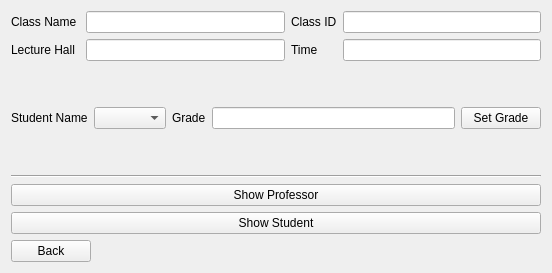
      <widget class="QWidget" name="page_7_class_profile">
       <layout class="QVBoxLayout" name="verticalLayout_44">
        <item>
         <layout class="QHBoxLayout" name="horizontalLayout_5">
          <item>
           <layout class="QVBoxLayout" name="verticalLayout_36">
            <item>
             <widget class="QLabel" name="label_cpname">
              <property name="text">
               <string>Class Name </string>
              </property>
             </widget>
            </item>
            <item>
             <widget class="QLabel" name="label_cplecturehall">
              <property name="text">
               <string>Lecture Hall</string>
              </property>
             </widget>
            </item>
           </layout>
          </item>
          <item>
           <layout class="QVBoxLayout" name="verticalLayout_38">
            <item>
             <widget class="QLineEdit" name="lineEdit_cp_name"/>
            </item>
            <item>
             <widget class="QLineEdit" name="lineEdit_cp_lecturehall"/>
            </item>
           </layout>
          </item>
          <item>
           <layout class="QVBoxLayout" name="verticalLayout_35">
            <item>
             <widget class="QLabel" name="label_cpid">
              <property name="text">
               <string>Class ID</string>
              </property>
             </widget>
            </item>
            <item>
             <widget class="QLabel" name="label_cptime">
              <property name="text">
               <string>Time</string>
              </property>
             </widget>
            </item>
           </layout>
          </item>
          <item>
           <layout class="QVBoxLayout" name="verticalLayout_37">
            <item>
             <widget class="QLineEdit" name="lineEdit_cp_id"/>
            </item>
            <item>
             <widget class="QLineEdit" name="lineEdit_cp_time"/>
            </item>
           </layout>
          </item>
         </layout>
        </item>
        <item>
         <spacer name="verticalSpacer_19">
          <property name="orientation">
           <enum>Qt::Vertical</enum>
          </property>
          <property name="sizeType">
           <enum>QSizePolicy::Fixed</enum>
          </property>
          <property name="sizeHint" stdset="0">
           <size>
            <width>20</width>
            <height>40</height>
           </size>
          </property>
         </spacer>
        </item>
        <item>
         <layout class="QHBoxLayout" name="horizontalLayout_33">
          <item>
           <layout class="QHBoxLayout" name="horizontalLayout_32">
            <item>
             <widget class="QLabel" name="label_cplecturehall_2">
              <property name="text">
               <string>Student Name</string>
              </property>
             </widget>
            </item>
           </layout>
          </item>
          <item>
           <widget class="QComboBox" name="comboBox_9"/>
          </item>
          <item>
           <layout class="QHBoxLayout" name="horizontalLayout_31">
            <item>
             <widget class="QLabel" name="label_cptime_2">
              <property name="text">
               <string>Grade</string>
              </property>
             </widget>
            </item>
            <item>
             <widget class="QLineEdit" name="lineEdit_cp_grade"/>
            </item>
           </layout>
          </item>
          <item>
           <widget class="QPushButton" name="pushButton_23">
            <property name="text">
             <string>Set Grade</string>
            </property>
           </widget>
          </item>
         </layout>
        </item>
        <item>
         <spacer name="verticalSpacer_20">
          <property name="orientation">
           <enum>Qt::Vertical</enum>
          </property>
          <property name="sizeType">
           <enum>QSizePolicy::Fixed</enum>
          </property>
          <property name="sizeHint" stdset="0">
           <size>
            <width>20</width>
            <height>40</height>
           </size>
          </property>
         </spacer>
        </item>
        <item>
         <widget class="Line" name="line_2">
          <property name="orientation">
           <enum>Qt::Horizontal</enum>
          </property>
         </widget>
        </item>
        <item>
         <widget class="QPushButton" name="pushButton_21">
          <property name="text">
           <string>Show Professor</string>
          </property>
         </widget>
        </item>
        <item>
         <widget class="QPushButton" name="pushButton_22">
          <property name="text">
           <string>Show Student</string>
          </property>
         </widget>
        </item>
        <item>
         <layout class="QHBoxLayout" name="horizontalLayout_34">
          <item>
           <widget class="QPushButton" name="pushButton_2">
            <property name="text">
             <string>Back</string>
            </property>
           </widget>
          </item>
          <item>
           <spacer name="horizontalSpacer_8">
            <property name="orientation">
             <enum>Qt::Horizontal</enum>
            </property>
            <property name="sizeType">
             <enum>QSizePolicy::Fixed</enum>
            </property>
            <property name="sizeHint" stdset="0">
             <size>
              <width>450</width>
              <height>20</height>
             </size>
            </property>
           </spacer>
          </item>
         </layout>
        </item>
       </layout>
      </widget>
